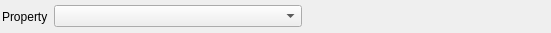
<?xml version="1.0" encoding="UTF-8"?>
<ui version="4.0">
 <class>MontageStructureSelectionWidget</class>
 <widget class="QFrame" name="MontageStructureSelectionWidget">
  <property name="geometry">
   <rect>
    <x>0</x>
    <y>0</y>
    <width>551</width>
    <height>33</height>
   </rect>
  </property>
  <layout class="QHBoxLayout" name="horizontalLayout">
   <property name="leftMargin">
    <number>2</number>
   </property>
   <property name="topMargin">
    <number>2</number>
   </property>
   <property name="rightMargin">
    <number>2</number>
   </property>
   <property name="bottomMargin">
    <number>2</number>
   </property>
   <item>
    <widget class="QLabel" name="label">
     <property name="text">
      <string>Property</string>
     </property>
    </widget>
   </item>
   <item>
    <widget class="QComboBox" name="montageSelectionComboBox">
     <property name="sizePolicy">
      <sizepolicy hsizetype="MinimumExpanding" vsizetype="Fixed">
       <horstretch>0</horstretch>
       <verstretch>0</verstretch>
      </sizepolicy>
     </property>
     <property name="sizeAdjustPolicy">
      <enum>QComboBox::AdjustToContents</enum>
     </property>
    </widget>
   </item>
   <item>
    <spacer name="horizontalSpacer">
     <property name="orientation">
      <enum>Qt::Horizontal</enum>
     </property>
     <property name="sizeHint" stdset="0">
      <size>
       <width>40</width>
       <height>20</height>
      </size>
     </property>
    </spacer>
   </item>
  </layout>
 </widget>
 <resources/>
 <connections/>
</ui>
